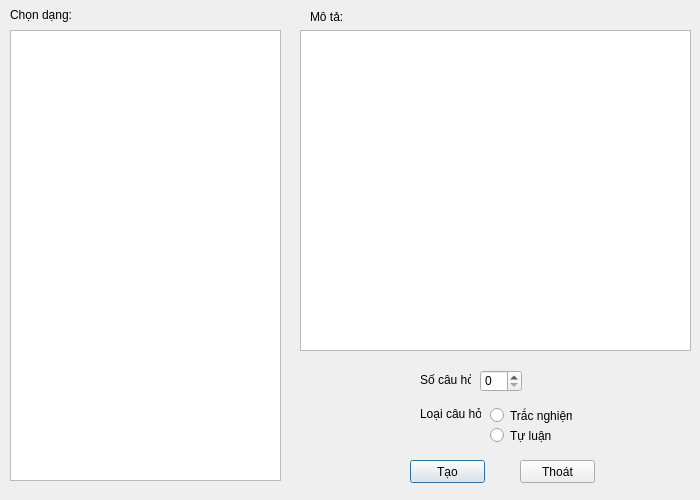
<?xml version="1.0" encoding="UTF-8"?>
<ui version="4.0">
 <class>Dialog</class>
 <widget class="QDialog" name="Dialog">
  <property name="geometry">
   <rect>
    <x>0</x>
    <y>0</y>
    <width>700</width>
    <height>500</height>
   </rect>
  </property>
  <property name="windowTitle">
   <string>Bài tập</string>
  </property>
  <widget class="QLabel" name="lbl_socau">
   <property name="geometry">
    <rect>
     <x>420</x>
     <y>372</y>
     <width>51</width>
     <height>16</height>
    </rect>
   </property>
   <property name="text">
    <string>Số câu hỏi:</string>
   </property>
  </widget>
  <widget class="QPushButton" name="btn_tao">
   <property name="geometry">
    <rect>
     <x>410</x>
     <y>460</y>
     <width>75</width>
     <height>23</height>
    </rect>
   </property>
   <property name="text">
    <string>Tạo</string>
   </property>
  </widget>
  <widget class="QPushButton" name="btn_thoat">
   <property name="geometry">
    <rect>
     <x>520</x>
     <y>460</y>
     <width>75</width>
     <height>23</height>
    </rect>
   </property>
   <property name="text">
    <string>Thoát</string>
   </property>
  </widget>
  <widget class="QSpinBox" name="spin_socau">
   <property name="geometry">
    <rect>
     <x>480</x>
     <y>370</y>
     <width>42</width>
     <height>22</height>
    </rect>
   </property>
   <property name="buttonSymbols">
    <enum>QAbstractSpinBox::UpDownArrows</enum>
   </property>
  </widget>
  <widget class="QRadioButton" name="radio_tl">
   <property name="geometry">
    <rect>
     <x>490</x>
     <y>427</y>
     <width>82</width>
     <height>17</height>
    </rect>
   </property>
   <property name="text">
    <string>Tự luận</string>
   </property>
  </widget>
  <widget class="QRadioButton" name="radio_tn">
   <property name="geometry">
    <rect>
     <x>490</x>
     <y>407</y>
     <width>82</width>
     <height>17</height>
    </rect>
   </property>
   <property name="text">
    <string>Trắc nghiệm</string>
   </property>
  </widget>
  <widget class="QLabel" name="lbl_loai">
   <property name="geometry">
    <rect>
     <x>420</x>
     <y>406</y>
     <width>61</width>
     <height>16</height>
    </rect>
   </property>
   <property name="text">
    <string>Loại câu hỏi:</string>
   </property>
  </widget>
  <widget class="QLabel" name="ll_dang">
   <property name="geometry">
    <rect>
     <x>10</x>
     <y>7</y>
     <width>61</width>
     <height>16</height>
    </rect>
   </property>
   <property name="text">
    <string>Chọn dạng:</string>
   </property>
  </widget>
  <widget class="QTextBrowser" name="tbr_mota">
   <property name="geometry">
    <rect>
     <x>300</x>
     <y>30</y>
     <width>391</width>
     <height>321</height>
    </rect>
   </property>
  </widget>
  <widget class="QLabel" name="lbl_mota">
   <property name="geometry">
    <rect>
     <x>310</x>
     <y>10</y>
     <width>47</width>
     <height>13</height>
    </rect>
   </property>
   <property name="text">
    <string>Mô tả:</string>
   </property>
  </widget>
  <widget class="QListWidget" name="listw_dang">
   <property name="geometry">
    <rect>
     <x>10</x>
     <y>30</y>
     <width>271</width>
     <height>451</height>
    </rect>
   </property>
  </widget>
 </widget>
 <resources/>
 <connections>
  <connection>
   <sender>btn_thoat</sender>
   <signal>clicked()</signal>
   <receiver>Dialog</receiver>
   <slot>reject()</slot>
   <hints>
    <hint type="sourcelabel">
     <x>266</x>
     <y>142</y>
    </hint>
    <hint type="destinationlabel">
     <x>289</x>
     <y>284</y>
    </hint>
   </hints>
  </connection>
 </connections>
</ui>
